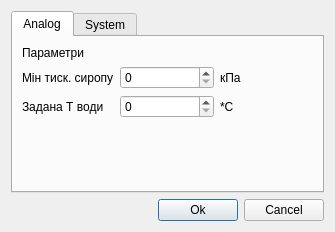
<?xml version="1.0" encoding="UTF-8"?>
<ui version="4.0">
 <class>SParamDialog</class>
 <widget class="QDialog" name="SParamDialog">
  <property name="geometry">
   <rect>
    <x>0</x>
    <y>0</y>
    <width>318</width>
    <height>222</height>
   </rect>
  </property>
  <property name="windowTitle">
   <string>System parameters</string>
  </property>
  <layout class="QGridLayout" name="gridLayout">
   <item row="1" column="0">
    <spacer name="horizontalSpacer">
     <property name="orientation">
      <enum>Qt::Horizontal</enum>
     </property>
     <property name="sizeHint" stdset="0">
      <size>
       <width>263</width>
       <height>20</height>
      </size>
     </property>
    </spacer>
   </item>
   <item row="1" column="1">
    <widget class="QPushButton" name="bn_Ok">
     <property name="text">
      <string>Ok</string>
     </property>
    </widget>
   </item>
   <item row="1" column="2">
    <widget class="QPushButton" name="bn_Cancel">
     <property name="text">
      <string>Cancel</string>
     </property>
    </widget>
   </item>
   <item row="0" column="0" colspan="3">
    <widget class="QTabWidget" name="tabWidget">
     <property name="currentIndex">
      <number>0</number>
     </property>
     <widget class="QWidget" name="tab_1">
      <attribute name="title">
       <string>Analog</string>
      </attribute>
      <layout class="QGridLayout" name="gridLayout_2">
       <item row="0" column="0">
        <widget class="QLabel" name="label">
         <property name="sizePolicy">
          <sizepolicy hsizetype="Fixed" vsizetype="Preferred">
           <horstretch>0</horstretch>
           <verstretch>0</verstretch>
          </sizepolicy>
         </property>
         <property name="text">
          <string>Параметри</string>
         </property>
        </widget>
       </item>
       <item row="4" column="0">
        <widget class="QLabel" name="label_3">
         <property name="sizePolicy">
          <sizepolicy hsizetype="Fixed" vsizetype="Preferred">
           <horstretch>0</horstretch>
           <verstretch>0</verstretch>
          </sizepolicy>
         </property>
         <property name="text">
          <string>Задана Т води</string>
         </property>
        </widget>
       </item>
       <item row="6" column="0" colspan="3">
        <spacer name="verticalSpacer">
         <property name="orientation">
          <enum>Qt::Vertical</enum>
         </property>
         <property name="sizeHint" stdset="0">
          <size>
           <width>20</width>
           <height>40</height>
          </size>
         </property>
        </spacer>
       </item>
       <item row="3" column="0">
        <widget class="QLabel" name="label_2">
         <property name="sizePolicy">
          <sizepolicy hsizetype="Fixed" vsizetype="Preferred">
           <horstretch>0</horstretch>
           <verstretch>0</verstretch>
          </sizepolicy>
         </property>
         <property name="text">
          <string>Мін тиск. сиропу</string>
         </property>
        </widget>
       </item>
       <item row="4" column="1">
        <widget class="QSpinBox" name="Tvod_zd">
         <property name="maximum">
          <number>150</number>
         </property>
        </widget>
       </item>
       <item row="3" column="1">
        <widget class="QSpinBox" name="Psir_min">
         <property name="maximum">
          <number>20000</number>
         </property>
         <property name="singleStep">
          <number>10</number>
         </property>
        </widget>
       </item>
       <item row="3" column="2">
        <widget class="QLabel" name="label_4">
         <property name="text">
          <string>кПа</string>
         </property>
        </widget>
       </item>
       <item row="4" column="2">
        <widget class="QLabel" name="label_5">
         <property name="text">
          <string>*С</string>
         </property>
        </widget>
       </item>
      </layout>
     </widget>
     <widget class="QWidget" name="tab_3">
      <attribute name="title">
       <string>System</string>
      </attribute>
      <layout class="QGridLayout" name="gridLayout_4">
       <item row="0" column="0">
        <widget class="QLabel" name="label_8">
         <property name="text">
          <string>IO server</string>
         </property>
        </widget>
       </item>
       <item row="0" column="1">
        <widget class="QLineEdit" name="le_ioserv"/>
       </item>
       <item row="6" column="0" colspan="2">
        <spacer name="verticalSpacer_3">
         <property name="orientation">
          <enum>Qt::Vertical</enum>
         </property>
         <property name="sizeHint" stdset="0">
          <size>
           <width>291</width>
           <height>0</height>
          </size>
         </property>
        </spacer>
       </item>
       <item row="1" column="0">
        <widget class="QLabel" name="label_9">
         <property name="text">
          <string>db server</string>
         </property>
        </widget>
       </item>
       <item row="2" column="0">
        <widget class="QLabel" name="label_10">
         <property name="text">
          <string>db name</string>
         </property>
        </widget>
       </item>
       <item row="3" column="0">
        <widget class="QLabel" name="label_11">
         <property name="text">
          <string>username</string>
         </property>
        </widget>
       </item>
       <item row="4" column="0">
        <widget class="QLabel" name="label_12">
         <property name="text">
          <string>password</string>
         </property>
        </widget>
       </item>
       <item row="1" column="1">
        <widget class="QLineEdit" name="le_dbserv"/>
       </item>
       <item row="2" column="1">
        <widget class="QLineEdit" name="le_dbname"/>
       </item>
       <item row="3" column="1">
        <widget class="QLineEdit" name="le_username"/>
       </item>
       <item row="4" column="1">
        <widget class="QLineEdit" name="le_passwd">
         <property name="inputMask">
          <string/>
         </property>
         <property name="text">
          <string/>
         </property>
        </widget>
       </item>
      </layout>
     </widget>
    </widget>
   </item>
  </layout>
 </widget>
 <resources/>
 <connections>
  <connection>
   <sender>bn_Cancel</sender>
   <signal>clicked()</signal>
   <receiver>SParamDialog</receiver>
   <slot>reject()</slot>
   <hints>
    <hint type="sourcelabel">
     <x>288</x>
     <y>281</y>
    </hint>
    <hint type="destinationlabel">
     <x>199</x>
     <y>149</y>
    </hint>
   </hints>
  </connection>
 </connections>
</ui>
